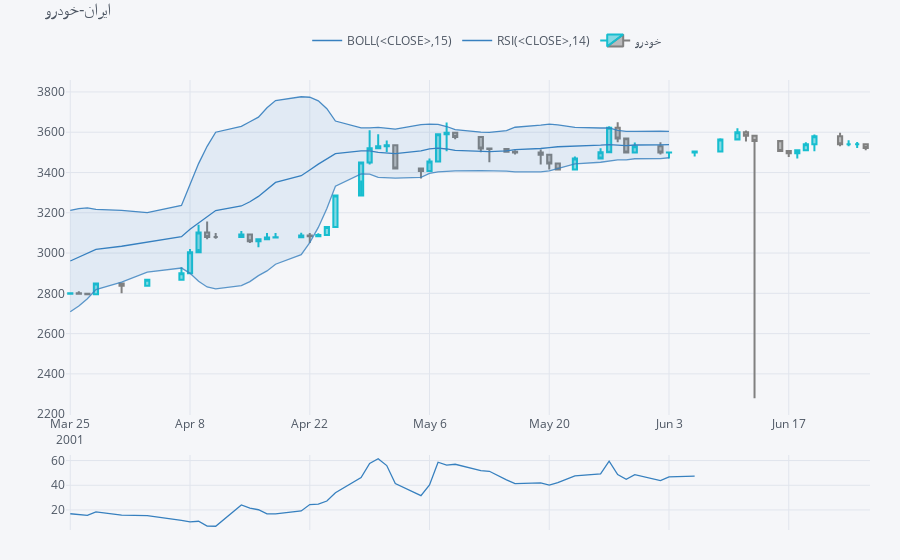

The notebook cell this image was saved under:
### Code cell
qf.add_bollinger_bands(periods=15,boll_std=2)
qf.add_rsi(periods=14,showbands=False)
plyo.iplot(qf.iplot(asFigure=True),image='png',filename='qf_02')
